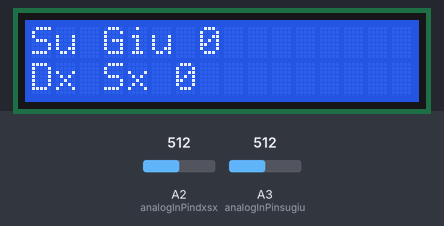
This sketch was run on a simulated Arduino Uno, built with avr-gcc and run on an emulated ATmega328P. Parts: 16×2 character LCD. The inputs (shaded band) are chosen by the test bench; at power-on: A2 (analogInPindxsx) = 512, A3 (analogInPinsugiu) = 512.

Above: at 1.2 s.
1.3 s: A2 (analogInPindxsx) set to 716
At 1.7 s:
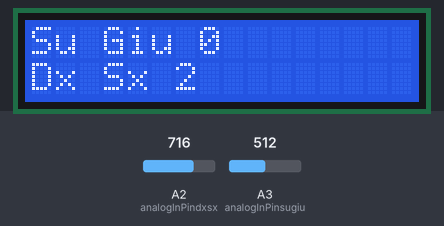
4.3 s: A3 (analogInPinsugiu) set to 716
At 4.57 s:
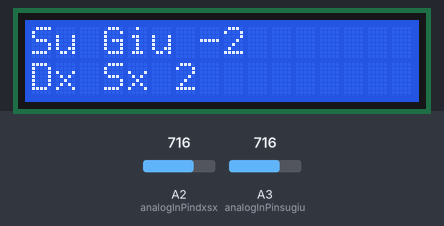
5.8 s: A2 (analogInPindxsx) set to 900
At 6.0 s:
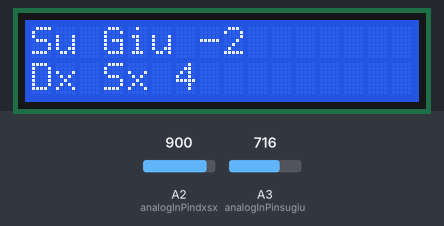
7.3 s: A3 (analogInPinsugiu) set to 900
At 7.64 s:
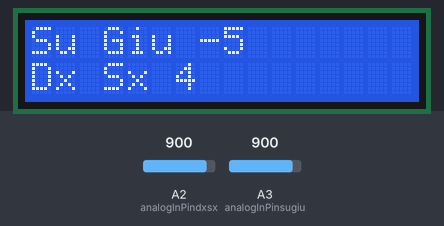
8.9 s: A2 (analogInPindxsx) set to 1023
At 9.28 s:
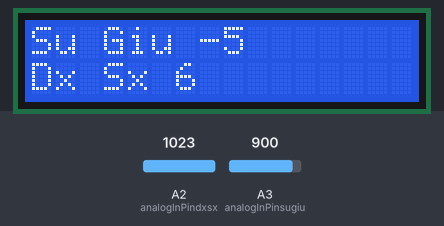
10.5 s: A3 (analogInPinsugiu) set to 1023
At 10.72 s:
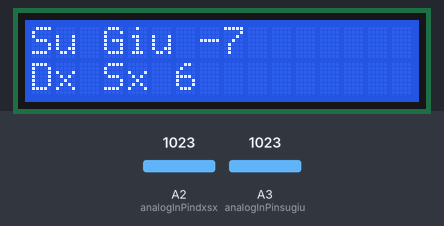
Timing chart, 0 to 13.0 s (numbered marks = the images above; inputs shaded):
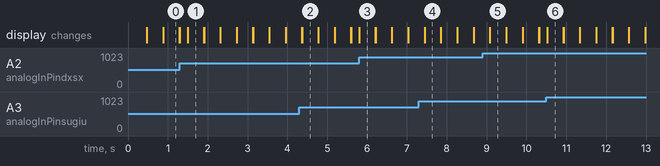

The sketch:

joypad2.ino
```cpp
#include <LiquidCrystal.h>

LiquidCrystal lcd(12, 11, 5, 4, 3, 2);

const int analogInPinsugiu = A3;
const int analogInPindxsx = A2;

int sensorValuesugiu = 0;        // value read from the pot
int sensorValuedxsx = 0;        // value read from the pot
int outputValuesugiu = 0;        // value output to the PWM (analog out)
int outputValuedxsx = 0;        // value output to the PWM (analog out)

void setup() {
  lcd.begin(16, 2);
  pinMode(A2, INPUT);
  pinMode(A3, INPUT);
}

void loop() {

  sensorValuesugiu = analogRead(analogInPinsugiu);
  sensorValuedxsx = analogRead(analogInPindxsx);

  outputValuesugiu = 68 - map(sensorValuesugiu, 0, 1023, 0, 140);
  outputValuedxsx = map(sensorValuedxsx, 0, 1023, 0, 140)-74;

  lcd.setCursor(0, 0);
  lcd.print("Su Giu ");
  lcd.print(outputValuesugiu/10);
  lcd.setCursor(0, 1);
  lcd.print("Dx Sx ");
  lcd.print(outputValuedxsx/10);
  delay(200);
  lcd.clear();
}
```

Measured:
- after the input at 1.3 s, the display: changes after 0.20 s (image 1)
- after the input at 4.3 s, the display: first differs from a run without the input after 0.07 s (image 2)
- after the input at 5.8 s, the display: changes at once (image 3)
- after the input at 7.3 s, the display: first differs from a run without the input after 0.14 s (image 4)
- after the input at 8.9 s, the display: first differs from a run without the input after 0.18 s (image 5)
- after the input at 10.5 s, the display: changes at once (image 6)
- what the display in image 0 shows lasts 0.4 s, from 0.9 s to 1.3 s
